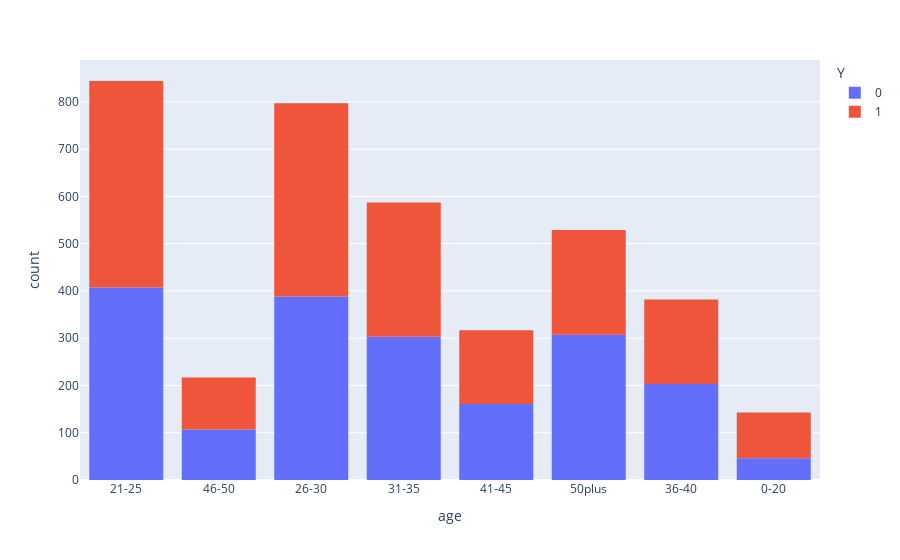

The notebook cell this image was saved under:
### Code cell
print(data_coffee.groupby("age")["Y"].sum()/data_coffee.groupby("age")["Y"].count())
px.histogram(data_coffee, x="age", color = 'Y')

### Figure 1 — Plotly figure (JSON) as saved in the notebook; plotly's stock layout.template omitted (floating-point values rounded to 4 significant figures; data arrays with more than 128 entries replaced by an {"elided": "..."} marker saying what was removed)
{"data": [{"alignmentgroup": "True", "bingroup": "x", "hovertemplate": "Y=0<br>age=%{x}<br>count=%{y}<extra></extra>", "legendgroup": "0", "marker": {"color": "#636efa", "pattern": {"shape": ""}}, "name": "0", "offsetgroup": "0", "orientation": "v", "showlegend": true, "type": "histogram", "x": {"elided": "1922 str values"}, "xaxis": "x", "yaxis": "y"}, {"alignmentgroup": "True", "bingroup": "x", "hovertemplate": "Y=1<br>age=%{x}<br>count=%{y}<extra></extra>", "legendgroup": "1", "marker": {"color": "#EF553B", "pattern": {"shape": ""}}, "name": "1", "offsetgroup": "1", "orientation": "v", "showlegend": true, "type": "histogram", "x": {"elided": "1894 str values"}, "xaxis": "x", "yaxis": "y"}], "layout": {"barmode": "relative", "legend": {"title": {"text": "Y"}, "tracegroupgap": 0}, "margin": {"t": 60}, "xaxis": {"anchor": "y", "domain": [0, 1], "title": {"text": "age"}}, "yaxis": {"anchor": "x", "domain": [0, 1], "title": {"text": "count"}}}}
